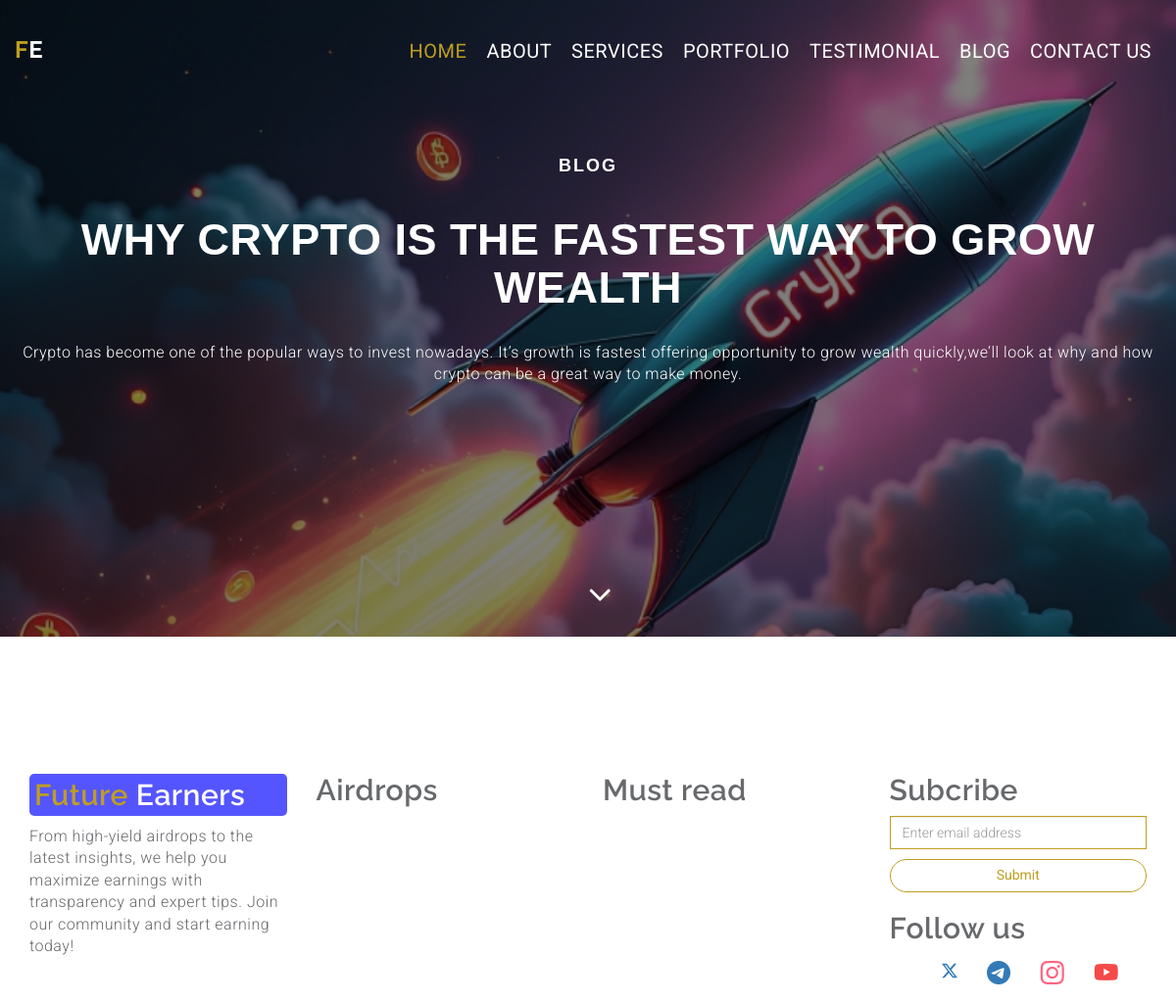
/1/blog/, run on the app's committed database.
### FutureEarnersBlog/models.py (models this page shows, shortened)
class Blog(models.Model):
	Title = models.CharField(max_length=50)
	Discription = models.CharField(max_length=200)
	img = models.ImageField(upload_to="media")
	Text = QuillField()
	Must_read = models.BooleanField(default=False)
	Read_time = models.IntegerField()
	Type = models.CharField( choices=(("normal","normal"),("airdrop","airdrop")),max_length=50,default="normal")
	Created_date = models.DateField(auto_now=True)
	Created_time = models.TimeField(auto_now=True)
	id = models.AutoField(primary_key= True)

### FutureEarnersBlog/views.py (the view)
# urls.py: 2. Add a URL to urlpatterns:  path('blog/', include('blog.urls'))
async def blog(request,blog_id):
	try:
		blog = asyncio.create_task(sync_to_async(get_object_or_404)(Blog,pk = blog_id))
		main= asyncio.create_task(MainBlog())
		blogs = await blog
		maindrops = await main
		data={"blog":blogs}
		data.update(maindrops)
		return await sync_to_async(render)(request,"apptemplates/blog.html",data)
	except Exception as e:
		data = {"error":e,"type":type(e).__name__}
		return await sync_to_async(render)(request,"apptemplates/error.html",data)

### templates/apptemplates/blog.html (shortened to what this page needs)
{% extends "layout.html" %}
{% load static %}
{% block navbar %}
<div class="header" style="background: url('{{blog.img.url}}') no-repeat center center fixed;background-size: cover;">
  <div class="bg-color">
    {% include "apptemplates/elements/navbar.html" with page="home" %}
    <div class="wrapper">
      <div class="container">
        <div class="row">
          <div class="banner-info text-center wow fadeIn delay-05s">
            <h1 class="bnr-title"> Blog </h1>
            <h2 class="bnr-sub-title">{{blog.Title}}</h2>
            <p class="bnr-para">{{blog.Discription}}</p>
            <div class="overlay-detail">
              <a href="#feature"><i class="fa fa-angle-down"></i></a>
            </div>
          </div>
        </div>
      </div>
    </div>
  </div>
</div>
{% endblock %}
{% block main %}
<section id="blogsection" class ="section-blog-padding p-5" >
</section>
{% endblock %}
{% block footer %}
  {% include "apptemplates/elements/footer.html" with airdrops=airdrops blogs=imp %}
{% endblock %}

### templates/layout.html (shortened to what this page needs)
{% load static %}
<!DOCTYPE html>
<html lang="en">
<head>
  <link rel="stylesheet" type="text/css" href={% static "css/jquery.bxslider.css" %}>
  <link rel="stylesheet" type="text/css" href={% static "css/font-awesome.min.css" %}>
  <link rel="stylesheet" type="text/css" href={% static "css/bootstrap.min.css" %}>
  <link rel="stylesheet" type="text/css" href={% static "css/animate.css" %}>
  <link rel="stylesheet" type="text/css" href={% static "css/style.css" %}>
</head>
<body>
  <div id="myDiv">
    {% block navbar %}{% endblock %}
    {% block main %}{% endblock %}
    {% block footer %}{% endblock %}
  </div>
</body>
</html>

### templates/apptemplates/elements/navbar.html (shortened to what this page needs)
<header id="main-header">
    <nav class="navbar navbar-default navbar-fixed-top">
        <div class="container">
            <div class="navbar-header">
                <a class="navbar-brand" href="{% if page == "home" %}#{% else %} {% url 'home' %}{% endif %}"><span class="logo-dec">F</span>E</a>
            </div>
            <div class="collapse navbar-collapse" id="myNavbar">
                <ul class="nav navbar-nav navbar-right">
                    <li class="active"><a href="{% if page == "home" %}#main-header{% else %} {% url 'home' %}#main-header{% endif %}">Home</a></li>
                    <li class=""><a href="{% if page == 'home' %}#feature{% else %} {% url 'home' %}#feature{% endif %}">About</a></li>
                    <li class=""><a href="{% if page == 'home' %}#service{% else %} {% url 'home' %}#service{% endif %}">Services</a></li>
                    <li class=""><a href="{% if page == 'home' %}#portfolio{% else %} {% url 'home' %}#portfolio{% endif %}">Portfolio</a></li>
                    <li class=""><a href="{% if page == 'home' %}#testimonial{% else %} {% url 'home' %}#testimonial{% endif %}">Testimonial</a></li>
                    <li class=""><a href="{% if page == 'home' %}#blog{% else %}#{% endif %}">Blog</a></li>
                    <li class=""><a href="{% if page == 'home' %}#contact{% else %} {% url 'home' %}#contact{% endif %}">Contact Us</a></li>
                </ul>
            </div>
        </div>
    </nav>
</header>

### templates/apptemplates/elements/footer.html (shortened to what this page needs)
<footer class="footer-04">
  <div class="container">
    <div class="row">
      <div class="col-md-6 col-lg-3 mb-md-0 mb-4">
        <h2 class="footer-heading"><p class="blue-bg"> <span class ="logo-dec">Future</span> <span class="white">Earners</span></p> </h2>
        <p>From high-yield airdrops to the latest insights, we help you maximize earnings with transparency and expert tips. Join our community and start earning today!</p>
      </div>
      <div class="col-md-6 col-lg-3 mb-md-0 mb-4">
        <h2 class="footer-heading">Airdrops</h2>
      </div>
      <div class="col-md-6 col-lg-3 mb-md-0 mb-4">
        <h2 class="footer-heading">Must read</h2>
      </div>
      <div class="col-md-6 col-lg-3 mb-md-0 mb-4">
        <h2 class="footer-heading">Subcribe</h2>
        <form action="#" class="subscribe-form">
          <div class="form-group d-flex">
            <input type="text" class="form-control rounded-left" placeholder="Enter email address">
            <button type="submit" class=" btn-submit mt-2">Submit</button>
          </div>
        </form>
        <h2 class="footer-heading mt-5">Follow us</h2>
        <ul class="ftco-footer-social p-0">
          <li><a href="https://x.com/Future_Earner?t=iKhKNokFtGdikq_NPhVuoA&s=09" target='blank'
            class="btn btn-outline-light btn-floating m-1" class="black" role="button"><svg
              xmlns="http://www.w3.org/2000/svg" width="16" height="16" fill="currentColor" class="bi bi-twitter-x"
              viewBox="0 0 16 16">
              <path
                d="M12.6.75h2.454l-5.36 6.142L16 15.25h-4.937l-3.867-5.07-4.425 5.07H.316l5.733-6.57L0 .75h5.063l3.495 4.633L12.601.75Zm-.86 13.028h1.36L4.323 2.145H2.865z" />
            </svg></a></li>
          <li><a href="https://t.me/future_earners" target='blank' class="btn btn-outline-light btn-floating m-1"
            class="text-white" role="button"><i class="bi bi-telegram h3"></i></a></li>
          <li><a href="https://www.instagram.com/future_earner09?igsh=MXFjOW5nZDIzN2RseA==" target='blank'
            class="btn btn-outline-light btn-floating m-1" class="text-white" role="button"><i
              class="bi bi-instagram h3 pink"></i></a></li>
          <li><a href="https://www.youtube.com/@Future_earners" target='blank'
            class="btn btn-outline-light btn-floating m-1" class="text-white" role="button"><i
              class="bi bi-youtube h3 red"></i></a></li>
        </ul>
      </div>
    </div>
  </div>
</footer>

### static/css/style.css (style rules this page uses)
body { line-height: 1.4; font-family: 'Roboto', sans-serif; color: #67696c; font-size: 16px; font-weight: 300; letter-spacing: 0.5px; overflow-x: hidden; }
ol, ul { list-style: none; }
h1, h2, h3, h4, h5, h6 { font-family: 'Raleway', sans-serif; font-weight: 600; }
.red { color: rgb(245, 74, 74); }
.pink { color: #ff637f; }
.blue-bg { background-color: rgb(85, 85, 255); border-radius: 5px; padding: 5px; }
.header { background: url('img/future_banner.png') no-repeat fixed; background-size: cover; min-height: 650px; position: relative; }
.section-blog-padding { padding: 60px 10%; }
.bg-color { background-color: rgba(0, 0, 0, 0.5); min-height: 650px; }
.navbar-default { background-color: transparent; border: 0px; padding: 20px 0; transition: all 0.3s; }
.logo-dec { color: #be9e21; }
.navbar-default .navbar-brand { color: #fff; font-family: 'Raleway', sans-serif; font-weight: 700; }
.navbar-brand { padding: 0px; font-size: 24px; text-transform: uppercase; padding: 15px 0px; margin-top: 6px; }
.navbar-default .navbar-nav>li>a { padding: 5px 10px; font-size: 20px; line-height: 54px; font-weight: 400; text-transform: uppercase; background: transparent; color: #fff; -webkit-transition: color 0.2s ease-out; transition: color 0.2s ease-out; }
.navbar-default .navbar-nav>.active>a, .navbar-default .navbar-nav>.active>a:focus, .navbar-default .navbar-nav>.active>a:hover { color: #be9e21; background-color: transparent; }
.banner-info { padding-top: 140px; color: #fff; }
.bnr-title, .bnr-sub-title { font-family: 'Fira Sans', sans-serif; }
h1.bnr-title { font-size: 18px; text-transform: uppercase; letter-spacing: 2px; }
h2.bnr-sub-title { font-size: 45px; text-transform: uppercase; padding: 20px 0px; font-weight: 700; }
.bnr-para { font-weight: 350; }
.overlay-detail a i { text-align: center; position: absolute; bottom: 25px; font-size: 38px; color: #fff; }
.white { color: #fff !important; }
.btn-submit, .btn-submit:hover, .btn-submit:focus { background-color: transparent; border-radius: 60px; width: 100%; margin-top: 10px; color: #be9e21; font-weight: 400; border: 1px solid #be9e21; font-size: 14px; padding: 6px 20px; }
.form-control { background-color: transparent; border-radius: 0px; color: #be9e21 !important; border-color: #be9e21; }
.ftco-footer-social li { display: inline; }
footer { height: fit-content; }

### data on the page
Blog: img (picture), Title "WHY CRYPTO IS THE FASTEST WAY TO GROW WEALTH", Discription "Crypto has become one of the popular ways to invest nowadays. It’s growth is fastest offering opportunity to grow wealth quickly,we’ll look at why and how crypto can be a great way to make money."
